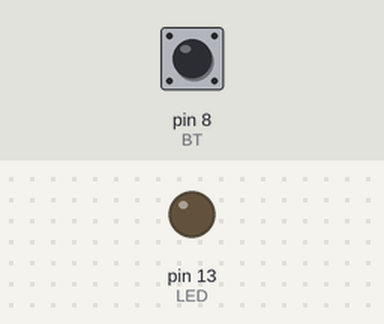
A sketch run on a simulated Arduino Uno, built with avr-gcc and run on an emulated ATmega328P. Shown: output pins drawn as LEDs (lit = HIGH). Inputs (shaded band) come from the test bench; at power-on: pin 8 (BT) HIGH.

Above: at 1.2 s.
1.3 s: pin 8 (BT) pulled LOW for 0.15 s
At 2.1 s:
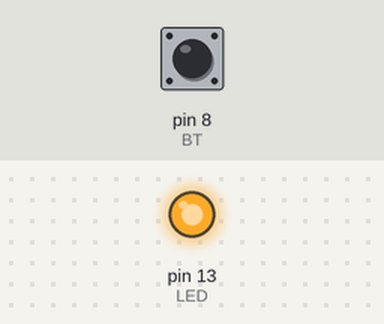
2.9 s: pin 8 (BT) pulled LOW for 1 s
At 4.5 s:
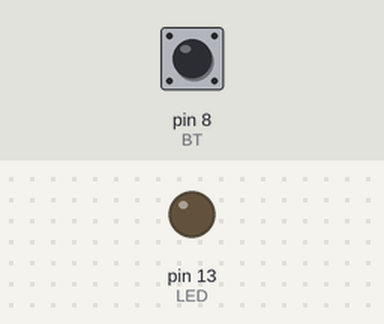
5.4 s: pin 8 (BT) pulled LOW for 3.2 s
At 9.3 s:
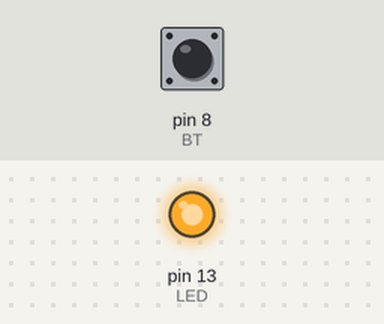
Timing chart, 0 to 10.8 s (numbered marks = the images above; inputs shaded):
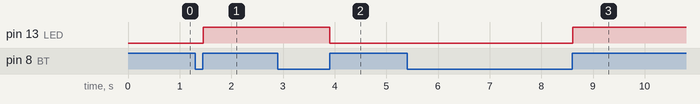

The sketch:

NHOM1.ino
```cpp
#include <SoftwareSerial.h>

#define RX_RS485 6
#define TX_RS485 7

#define LED 13
#define BT 8
SoftwareSerial RS485_COM(RX_RS485, TX_RS485);  // RX, TX

byte addressSlave = 0x02;
byte Rx = 0x05;
byte Tx = 0x06;
byte On = 0x01;
byte Off = 0x00;

bool onOff;

int lastState = LOW;
int currentState;
unsigned long pressedTime = 0;
unsigned long releasedTime = 0;
bool tt;
void setup() {
  Serial.begin(9600);
  pinMode(LED, OUTPUT);
  pinMode(BT, INPUT_PULLUP);
  RS485_COM.begin(19200);
  lastState = HIGH;
}

byte dataByte[7];  // Khởi tạo mảng byte
char DATA_READ[5];

uint64_t prev;
bool stateButton;
void loop() {
  while (RS485_COM.available() >0)  //tìm dữ liệu từ thiết bị khác truyền về
  {
    int lenRS = RS485_COM.readBytes(DATA_READ, 3);
    tt = true;
  }
  if(tt == true){
    tt = false;
    if (DATA_READ[0] == addressSlave) { // 01
      //Serial.println("slave 1");
      if (DATA_READ[1] == Rx) { // 05
        //Serial.println("Rx");
        if (DATA_READ[2] == On) {  // 01
          dataByte[0] = addressSlave;
          dataByte[1] = Tx;
          dataByte[2] = On;
          stateButton = true;
        } else if (DATA_READ[2] == Off) { // 00
          dataByte[0] = addressSlave;
          dataByte[1] = Tx;
          dataByte[2] = Off;
          stateButton = false;
        }
        RS485_COM.write(dataByte, 3);
        memset(dataByte, 0, sizeof(dataByte));
      }
    }
    memset(DATA_READ, 0, 3);
  }
  currentState = digitalRead(BT);

  if (lastState == HIGH && currentState == LOW) {  // button is pressed
    pressedTime = millis();
  } else if (lastState == LOW && currentState == HIGH) {  // button is released
    releasedTime = millis();
    long pressDuration = releasedTime - pressedTime;
    if (pressDuration > 20) {
      if (stateButton == true) {
        dataByte[0] = addressSlave;
        dataByte[1] = Tx;
        dataByte[2] = Off;
        RS485_COM.write(dataByte, sizeof(dataByte));
        memset(dataByte, 0, sizeof(dataByte));
        stateButton = false;
      } else if (stateButton == false) {
        dataByte[0] = addressSlave;
        dataByte[1] = Tx;
        dataByte[2] = On;
        RS485_COM.write(dataByte, sizeof(dataByte));
        memset(dataByte, 0, sizeof(dataByte));
        stateButton = true;
      }
    }
  }
  lastState = currentState;
  digitalWrite(LED, stateButton);
}
```

Measured:
- after the input at 1.3 s, pin 13 (LED): LOW → HIGH after 0.15 s
- after the input at 2.9 s, pin 13 (LED): HIGH → LOW after 1.0 s
- after the input at 5.4 s, pin 13 (LED): LOW → HIGH after 3.2 s
